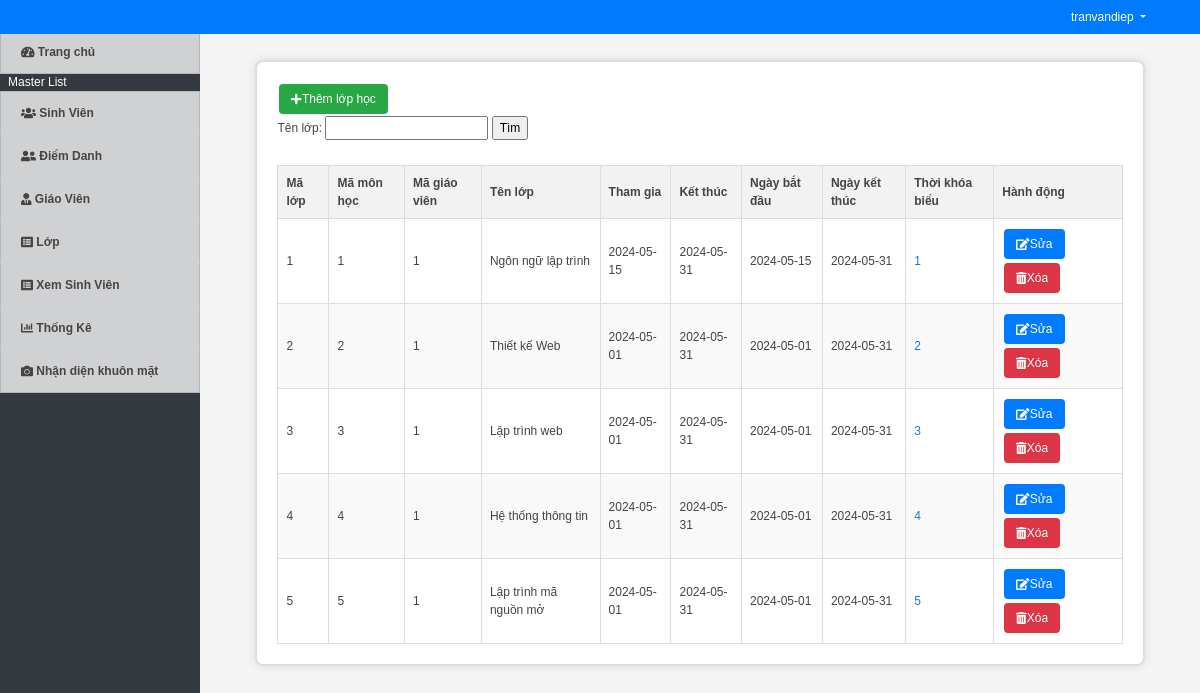
The page /index.php?page=lop (signed in) on the database its author committed.
### tables this page shows
CREATE TABLE `thoikhoabieu` (
  `matkb` int(11) NOT NULL,
  `Malop` int(11) NOT NULL,
  `ngaybatdau` date NOT NULL,
  `ngayketthuc` date NOT NULL
);

CREATE TABLE `lop` (
  `Malop` int(11) NOT NULL,
  `Mamh` int(11) NOT NULL,
  `Magv` int(11) NOT NULL,
  `TenLop` varchar(50) NOT NULL,
  `Thamgia` date NOT NULL,
  `Ketthuc` date NOT NULL
);

### lop.php (the view, shortened to what this page needs)
<?php
include 'db_connect.php';
$ten = isset($_GET['ten']) ? $_GET['ten'] : '';
if (empty($ten)) {
    $sql = "SELECT lop.*, thoikhoabieu.matkb, thoikhoabieu.ngaybatdau, thoikhoabieu.ngayketthuc
            FROM lop
            LEFT JOIN thoikhoabieu ON lop.Malop = thoikhoabieu.Malop";
    $stm = $conn->query($sql);
}
if ($stm->rowCount() > 0) {
    $data = $stm->fetchAll(PDO::FETCH_OBJ);
} else {
    $data = [];
}
?>
<!DOCTYPE html>
<html lang="en">
<head>
    <link rel="stylesheet" href="https://cdnjs.cloudflare.com/ajax/libs/font-awesome/6.0.0-beta3/css/all.min.css">
</head>
<body>
    <div class="container">
        <a href="index.php?page=themlop" class="button add">
            <i class="fas fa-plus"></i> Thêm lớp học
        </a>
        <form action="index.php" method="get" class="search-form">
            <label for="ten">Tên lớp:</label>
            <input type="text" name="ten" id="ten" value="<?php echo htmlspecialchars($ten); ?>">
            <input type="submit" value="Tìm">
        </form>
        <table class="student-table">
            <thead>
                <tr>
                    <th>Mã lớp</th>
                    <th>Mã môn học</th>
                    <th>Mã giáo viên</th>
                    <th>Tên lớp</th>
                    <th>Tham gia</th>
                    <th>Kết thúc</th>
                    <th>Ngày bắt đầu</th>
                    <th>Ngày kết thúc</th>
                    <th>Thời khóa biểu</th>
                    <th>Hành động</th>
                </tr>
            </thead>
            <tbody>
                <?php foreach($data as $row): ?>
                    <tr>
                        <td><?php echo htmlspecialchars($row->Malop); ?></td>
                        <td><?php echo htmlspecialchars($row->Mamh); ?></td>
                        <td><?php echo htmlspecialchars($row->Magv); ?></td>
                        <td><?php echo htmlspecialchars($row->TenLop); ?></td>
                        <td><?php echo htmlspecialchars($row->Thamgia); ?></td>
                        <td><?php echo htmlspecialchars($row->Ketthuc); ?></td>
                        <td><?php echo isset($row->ngaybatdau) ? htmlspecialchars($row->ngaybatdau) : 'N/A'; ?></td>
                        <td><?php echo isset($row->ngayketthuc) ? htmlspecialchars($row->ngayketthuc) : 'N/A'; ?></td>
                        <td>
                            <a href="index.php?page=thoikhoabieu&matkb=<?php echo htmlspecialchars($row->matkb); ?>">
                                <?php echo htmlspecialchars($row->matkb); ?>
                            </a>
                        </td>
                        <td>
                            <a href="index.php?page=sualop&Malop=<?php echo htmlspecialchars($row->Malop); ?>" class="button edit">
                                <i class="fas fa-edit"></i> Sửa
                            </a>
                            <form method="post" action="index.php?page=xoalop" onsubmit="return confirm('Bạn có chắc chắn muốn xóa lớp học này?');" class="delete-form">
                                <button type="submit" class="button delete">
                                    <i class="fas fa-trash-alt"></i> Xóa
                                </button>
                            </form>
                        </td>
                    </tr>
                <?php endforeach; ?>
            </tbody>
        </table>
    </div>
</body>
</html>

### assets/css/style.css (style rules this page uses)
body { font-family: "Open Sans", sans-serif; color: #444444; width: 100%; height: calc(100%); font-size: 12px; }
a { color: #1977cc; }

### index.php (style rules this page uses)
body { background: #80808045; }

### lop.php (style rules this page uses)
body { font-family: Arial, sans-serif; margin: 0; padding: 0; background-color: #f4f4f4; }
.container { width: 90%; margin: 20px auto; padding: 20px; background-color: #fff; border: 2px solid #ddd; border-radius: 8px; box-shadow: 0 0 10px rgba(0, 0, 0, 0.1); overflow: hidden; }
.search-form { margin-bottom: 20px; }
.student-table { width: 100%; border-collapse: collapse; border-spacing: 0; }
.student-table th, .student-table td { border: 1px solid #ddd; padding: 8px; text-align: left; }
.student-table th { background-color: #f2f2f2; }
.student-table tbody tr:nth-child(even) { background-color: #f9f9f9; }
.button { padding: 6px 12px; margin: 2px; border: none; border-radius: 4px; cursor: pointer; color: #fff; text-decoration: none; display: inline-flex; align-items: center; }
.button.add { background-color: #28a745; }
.button.edit { background-color: #007bff; }
.button.delete { background-color: #dc3545; }
.delete-form { display: inline-block; margin: 0; }

### rows shown on the page
thoikhoabieu: Malop.Malop "1", Malop.Mamh "1", Malop.Magv "1", Malop.TenLop "Ngôn ngữ lập trình", Malop.Thamgia "2024-05-15", Malop.Ketthuc "2024-05-31", ngaybatdau "2024-05-15", ngayketthuc "2024-05-31", matkb "1"
thoikhoabieu: Malop.Malop "2", Malop.Mamh "2", Malop.Magv "1", Malop.TenLop "Thiết kế Web", Malop.Thamgia "2024-05-01", Malop.Ketthuc "2024-05-31", ngaybatdau "2024-05-01", ngayketthuc "2024-05-31", matkb "2"
thoikhoabieu: Malop.Malop "3", Malop.Mamh "3", Malop.Magv "1", Malop.TenLop "Lập trình web", Malop.Thamgia "2024-05-01", Malop.Ketthuc "2024-05-31", ngaybatdau "2024-05-01", ngayketthuc "2024-05-31", matkb "3"
thoikhoabieu: Malop.Malop "4", Malop.Mamh "4", Malop.Magv "1", Malop.TenLop "Hệ thống thông tin", Malop.Thamgia "2024-05-01", Malop.Ketthuc "2024-05-31", ngaybatdau "2024-05-01", ngayketthuc "2024-05-31", matkb "4"
thoikhoabieu: Malop.Malop "5", Malop.Mamh "5", Malop.Magv "1", Malop.TenLop "Lập trình mã nguồn mở", Malop.Thamgia "2024-05-01", Malop.Ketthuc "2024-05-31", ngaybatdau "2024-05-01", ngayketthuc "2024-05-31", matkb "5"

### other values the page prints
$_SESSION['username'] "tranvandiep"
